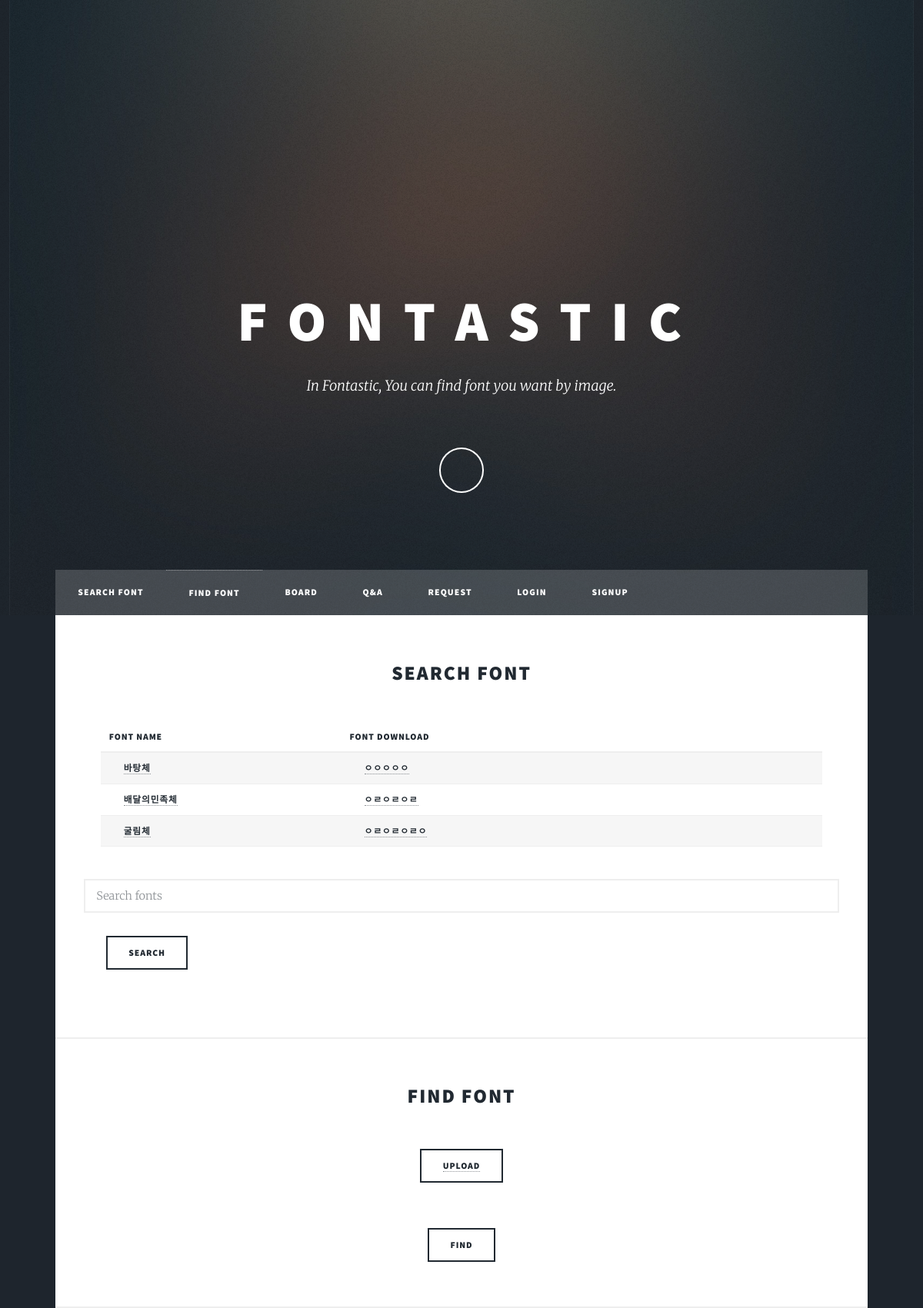
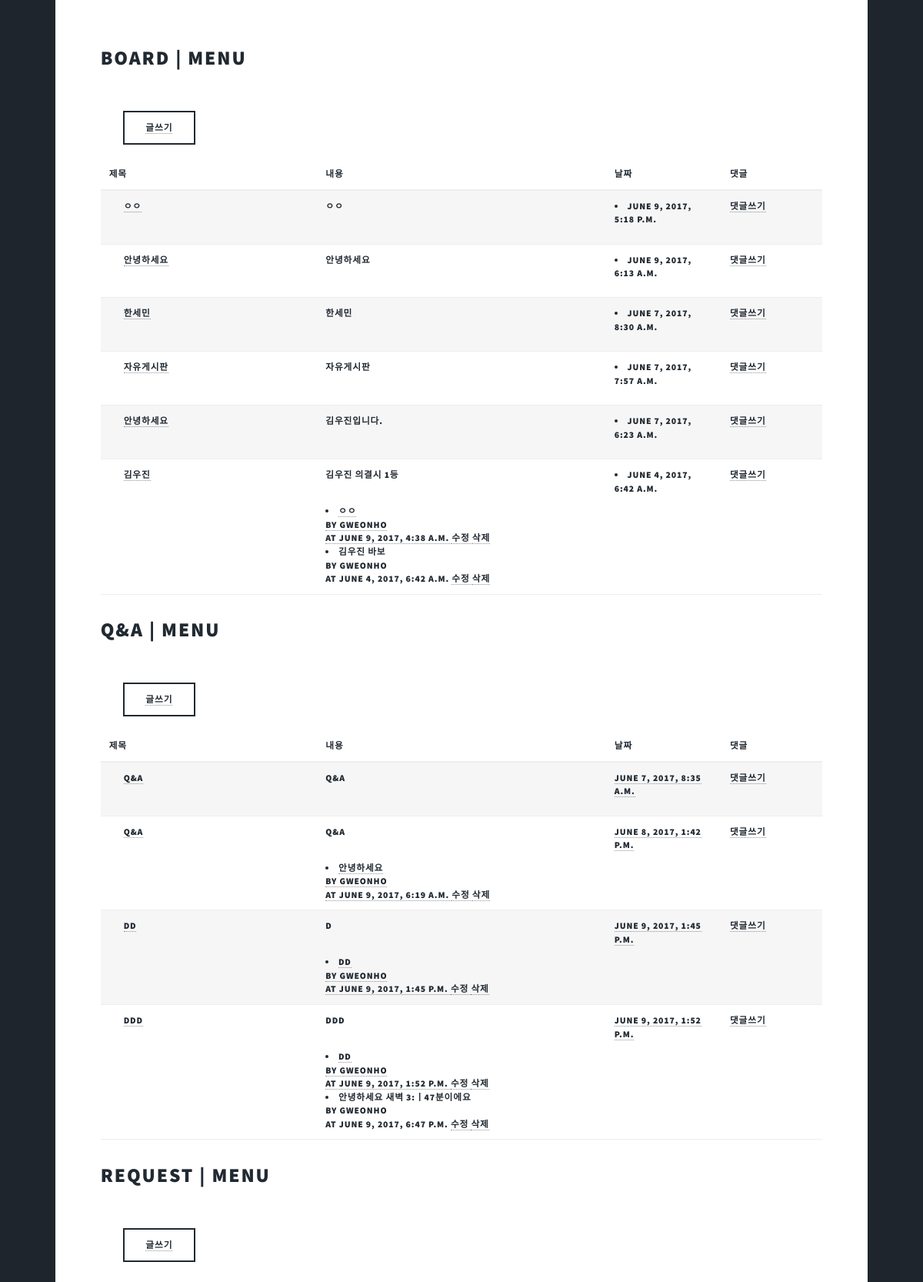
Screenshot of /blog/ (upper part) with the database file from the repository (2 pictures, top to bottom).
### blog/models.py (models this page shows, shortened)
class Search(models.Model):
	title = models.CharField(max_length=30)
	font_file = models.CharField(max_length = 100)

class Post(models.Model):
	title = models.CharField(max_length=100)
	content= models.TextField()
	photo = models.ImageField()
	created_at = models.DateTimeField(auto_now_add=True)
	updated_at = models.DateTimeField(auto_now=True)
	class Meta:
		ordering =['-id']

class Comment(models.Model):
	post = models.ForeignKey(Post)
	author = models.ForeignKey(settings.AUTH_USER_MODEL)
	message = models.TextField()
	created_at = models.DateTimeField(auto_now_add=True)
	updated_at = models.DateTimeField(auto_now=True)
	class Meta:
		ordering =['-id']
	def get_edit_url(self):
		return reverse('blog:comment_edit', args=[self.post.pk, self.pk])
	def get_delete_url(self):
		return reverse('blog:comment_delete', args=[self.post.pk, self.pk])

class Question(models.Model):
    title = models.CharField(max_length=30)
    contents = models.TextField()
    created_at = models.DateTimeField(auto_now_add=True)
    updated_at = models.DateTimeField(auto_now=True)
    class Meta:
    	ordering=['id']

class question_Comment(models.Model):
	question = models.ForeignKey(Question)
	author = models.ForeignKey(settings.AUTH_USER_MODEL)
	message = models.TextField()
	created_at = models.DateTimeField(auto_now_add=True)
	updated_at = models.DateTimeField(auto_now=True)
	def get_question_edit_url(self):
		return reverse('blog:question_comment_edit', args=[self.question.pk, self.pk])
	def get_question_delete_url(self):
		return reverse('blog:question_comment_delete', args=[self.question.pk, self.pk])

### blog/views.py (the view)
def index(request):
	post_list = Post.objects.all()
	question_list = Question.objects.all()
	call_list = Call.objects.all()
	search_list = Search.objects.all()
	query = request.GET.get("q")
	if query:
		search_list = search_list.filter(title__icontains=query)
	return render(request, 'blog/post_list.html', {
		'post_list' : post_list,
		'question_list':question_list,
		'call_list':call_list,
		'search_list':search_list,
	})

### blog/models.py (called while the page is built)
	def get_call_edit_url(self):
		return reverse('blog:call_comment_edit', args=[self.call.pk, self.pk])

	def get_call_delete_url(self):
		return reverse('blog:call_comment_delete', args=[self.call.pk, self.pk])

### blog/templates/blog/post_list.html (shortened to what this page needs)
{% load staticfiles %}
<!DOCTYPE HTML>
<html>
	<head>
		<link rel="stylesheet" href="{% static 'css/main.css' %}"/>
	</head>
	<body class = "is-loading">
		{% block content %}
		<div id = "wrapper" class = "fade-in">
			<div id = "intro">
				<h1>F O N T A S T I C</h1>
				<p>In Fontastic, You can find font you want by image. </p>
				<ul class = "actions">
					<li><a href ="#header" class = "button icon solo fa-arrow-down scrolly">Continue</a></li>
				</ul>
			</div>
			<header id = "header">
			</header>
			<nav id = "nav">
				<ul class = "links">
					<li class="actions"><a href ="#search_font" class="scrolly">SEARCH FONT<a></li>
					<li class="actions"><a href ="#find_font" class="scrolly">FIND FONT</a></li>
					<li class="actions"><a href ="#board" class="scrolly">BOARD</a></li>
					<li class="actions"><a href ="#Q_A" class="scrolly">Q&A</a></li>
					<li class="actions"><a href ="#request" class="scrolly">REQUEST</a></li>
					{% if not user.is_authenticated %}
          		<li><a href="{% url "login" %}?next={{ request.path }}">Login</a></li>
          		<li><a href="{% url "signup" %}">Signup</a></li>
          	{% else %}
          		<li><a href="{% url "logout" %}?next={{ request.path }}">Logout</a></li>
          		<li><a href="{% url "profile" %}">Profile</a></li>
          	{% endif %}
				</ul>
			</nav>
			<div id = "main">
				<div id ="search_font">
					<h2>SEARCH FONT</h2><br/>
					<table border ="1" cellspacing="0" summray="Search">
						<colgroup>
							<col width="150">
							<col width="300">
						</colgroup>
						<thead>
						<tr>
							<th>Font Name</th>
							<th>Font Download</th>
						</tr>
						</thead>
						<tbody>
							{% for search in search_list %}<tr>
							<td class="title_board" style="padding-left:30px;">
								<a href="#">{{ search.title }}</a>
							</td>
							<td style="padding-left:30px;">
								<a href="#">{{ search.font_file}}</a>
							</td>
							</tr>
							{% endfor %}
						</tbody>
					</table>
					<br/>
					<form emthod='GET' action=''>
					<input type="text" name="q" placeholder='Search fonts' />
					<input type='submit' value='Search'/>
					</form>
				</div>
				<div id="find_font">
					<h2>FIND FONT</h2>
						<center><button><a href="{% url "blog:upload_new" %}" class="actions">UPLOAD</a></button></center>
							<center><input type="submit" name="bt_find" value="FIND" id="bt_find"></center>
				</div>
			<div id="section">
				<div id ="board">
					<h2>BOARD | <span><a href ="#nav" class="actions scrolly">MENU</a></span></h2>
					<table border = "1" cellspacing ="0" summary="게시판">
						<colgroup>
						<col width="150">
						<col width="200">
						<col width="80">
						<col width="70">
					</colgroup>
					<thead>
						<tr>
							<th scope="col">제목</th>
							<th scope="col">내용</th>
							<th scope="col">날짜</th>
							<th scope="col">댓글</th>
						</tr>
					</thead>
					<tbody>
						{% for post in post_list %}
						<tr class="reply_borad">
							<td class="title_board" style="padding-left:30px;">
								<a href="{% url "blog:post_detail" post.pk%}">{{ post.title }}</a>
							</td>
							<td class="name_board"><a href="{% url "blog:post_detail" post.pk %}">{{ post.content|linebreaks }}
								{% for comment in post.comment_set.all %}
								<li>
								{{ comment.message }}<br />
								by {{ comment.author }}<br />
								at {{ comment.created_at }}
								<a href="{{ comment.get_edit_url }}">
									수정
								</a>
								<a href="{{ comment.get_delete_url }}">
									삭제
								</a>
								</li>
								{% endfor %}</a>
							</td>
							<td class="date_board"><a href="#"><li>{{ post.created_at }}</li></a>
							</td>
							<td><a href="{% url "blog:comment_new" post.pk %}"  class="logo">댓글쓰기</a>
							</td>
						</tr>
						{% endfor %}
						<button><a href="{% url "blog:post_new" %}"  class="logo">글쓰기</a></button>
					</tbody>
					</table>
				</div>
				<div id="Q_A">
					<h2>Q&A | <span><a href ="#nav" class="actions scrolly">MENU</a></span></h2>
					<table border = "1" cellspacing ="0" summary="게시판">
						<colgroup>
						<col width="150">
						<col width="200">
						<col width="80">
						<col width="70">
					</colgroup>
					<thead>
						<tr>
							<th scope="col">제목</th>
							<th scope="col">내용</th>
							<th scope="col">날짜</th>
							<th scope="col">댓글</th>
						</tr>
					</thead>
					<tbody>
						{% for question in question_list %}
						<tr class="reply_borad">
							<td class="title_board" style="padding-left:30px;">
								<a href="{% url "blog:question_detail" question.pk %}">{{ question.title }}</a>
							</td>
							<td class="name_board"><a href="{% url "blog:question_detail" question.pk %}">{{ question.contents|linebreaks }}
								{% for question_comment in question.question_comment_set.all %}
									<li>{{ question_comment.message }}<br />
										by {{ question_comment.author }}<br />
										at {{ question_comment.created_at }}
									<a href="{{ question_comment.get_question_edit_url }}">
									수정
								</a>
							<a href="{{ question_comment.get_question_delete_url }}">
									삭제
								</a></li>
								{% endfor %}</a>
							</td>
							<td class="date_board"><a href="#">{{ question.created_at }}</a>
							</td>
							<td><a href="{% url "blog:question_comment_new" question.pk %}"  class="logo">댓글쓰기</a>
							</td>
						</tr>
						{% endfor %}
						<button><a href="{% url "blog:question_new" %}"  class="logo">글쓰기</a></button>
					</tbody>
					</table>
				</div>
				<div id="request">
					<h2>REQUEST | <span><a href ="#nav" class="actions scrolly">MENU</a></span></h2>
					<table border = "1" cellspacing ="0" summary="게시판">
						<colgroup>
					</colgroup>
					<tbody>
						<button><a href="{% url "blog:call_new" %}" class="logo">글쓰기</a></button>
					</tbody>
					</table>
				</div>
			</div>
		</div>
	</div>
		{% endblock %}
	</body>
</html>

### blog/templates/blog/post_list.html (style rules this page uses)
tr, td { font-family: "Source Sans Pro", Helvetica, sans-serif; font-size: 0.8rem; font-weight: 900; letter-spacing: 0.075em; line-height: 1.5; padding: 0 0.75rem 0.75rem 0.75rem; text-align: left; text-transform: uppercase; }

### rows the page displays
Search: title "바탕체", font_file "ㅇㅇㅇㅇㅇ"
Search: title "배달의민족체", font_file "ㅇㄹㅇㄹㅇㄹ"
Search: title "굴림체", font_file "ㅇㄹㅇㄹㅇㄹㅇ"
Post: title "ㅇㅇ", content "ㅇㅇ", created_at "JUNE 9, 2017, 5:18 P.M."
Post: title "안녕하세요", content "안녕하세요", created_at "JUNE 9, 2017, 6:13 A.M."
Post: title "한세민", content "한세민", created_at "JUNE 7, 2017, 8:30 A.M."
Post: title "자유게시판", content "자유게시판", created_at "JUNE 7, 2017, 7:57 A.M."
Post: title "안녕하세요", content "김우진입니다.", created_at "JUNE 7, 2017, 6:23 A.M."
Post: title "김우진", content "김우진 의결시 1등", created_at "JUNE 4, 2017, 6:42 A.M."
Comment: message "ㅇㅇ", author "GWEONHO", created_at "JUNE 9, 2017, 4:38 A.M."
Comment: message "김우진 바보", author "GWEONHO", created_at "JUNE 4, 2017, 6:42 A.M."
Question: title "Q&A", contents "Q&A", created_at "JUNE 7, 2017, 8:35 A.M."
Question: title "Q&A", contents "Q&A", created_at "JUNE 8, 2017, 1:42 P.M."
question_Comment: message "안녕하세요", author "GWEONHO", created_at "JUNE 9, 2017, 6:19 A.M."
Question: title "DD", contents "D", created_at "JUNE 9, 2017, 1:45 P.M."
question_Comment: message "DD", author "GWEONHO", created_at "JUNE 9, 2017, 1:45 P.M."
Question: title "DDD", contents "DDD", created_at "JUNE 9, 2017, 1:52 P.M."
question_Comment: message "DD", author "GWEONHO", created_at "JUNE 9, 2017, 1:52 P.M."
question_Comment: message "안녕하세요 새벽 3:ㅣ47분이에요", author "GWEONHO", created_at "JUNE 9, 2017, 6:47 P.M."
